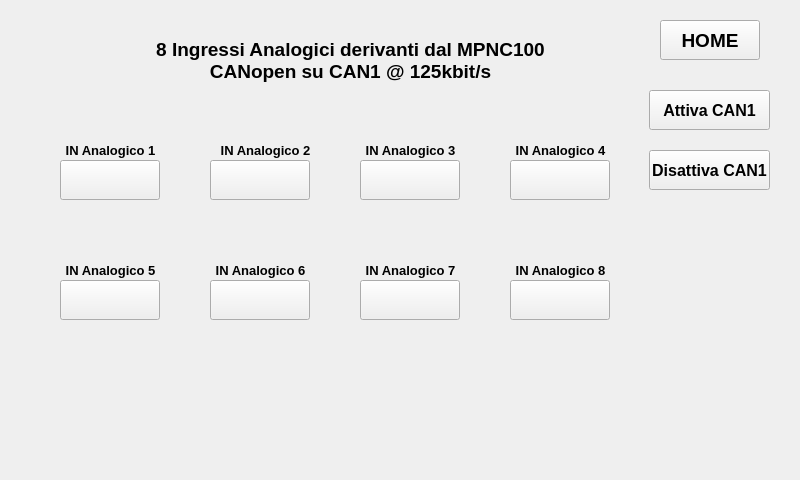
<?xml version="1.0" encoding="UTF-8"?>
<ui version="4.0">
 <class>page200</class>
 <widget class="QWidget" name="page200">
  <property name="geometry">
   <rect>
    <x>0</x>
    <y>0</y>
    <width>800</width>
    <height>480</height>
   </rect>
  </property>
  <property name="minimumSize">
   <size>
    <width>800</width>
    <height>480</height>
   </size>
  </property>
  <property name="maximumSize">
   <size>
    <width>800</width>
    <height>480</height>
   </size>
  </property>
  <property name="windowTitle">
   <string>page200</string>
  </property>
  <property name="styleSheet">
   <string notr="true">QWidget#page200
{
}</string>
  </property>
  <widget class="ATCMbutton" name="atcmButton">
   <property name="geometry">
    <rect>
     <x>660</x>
     <y>20</y>
     <width>100</width>
     <height>40</height>
    </rect>
   </property>
   <property name="font">
    <font>
     <family>Arial</family>
     <pointsize>14</pointsize>
     <weight>75</weight>
     <bold>true</bold>
    </font>
   </property>
   <property name="toolTip">
    <string/>
   </property>
   <property name="whatsThis">
    <string>ATCMbutton widget</string>
   </property>
   <property name="pageName">
    <string>page100</string>
   </property>
   <property name="statusvar">
    <string/>
   </property>
   <property name="viewStatus">
    <bool>false</bool>
   </property>
   <property name="visibilityVar">
    <string/>
   </property>
   <property name="bgColor">
    <color>
     <red>85</red>
     <green>170</green>
     <blue>255</blue>
    </color>
   </property>
   <property name="text">
    <string>HOME</string>
   </property>
   <property name="pressText">
    <string>HOME</string>
   </property>
   <property name="borderWidth">
    <number>0</number>
   </property>
   <property name="borderRadius">
    <number>0</number>
   </property>
   <property name="apparence">
    <enum>QFrame::Raised</enum>
   </property>
  </widget>
  <widget class="ATCMlabel" name="atcmLabel">
   <property name="geometry">
    <rect>
     <x>60</x>
     <y>280</y>
     <width>100</width>
     <height>40</height>
    </rect>
   </property>
   <property name="font">
    <font>
     <family>Arial</family>
     <pointsize>10</pointsize>
     <weight>75</weight>
     <bold>true</bold>
    </font>
   </property>
   <property name="toolTip">
    <string>CAN1_IN_AN_5</string>
   </property>
   <property name="whatsThis">
    <string>ATCMlabel widget</string>
   </property>
   <property name="variable">
    <string>CAN1_IN_AN_5</string>
   </property>
   <property name="refresh">
    <number>500</number>
   </property>
   <property name="max">
    <string>0</string>
   </property>
   <property name="min">
    <string>0</string>
   </property>
   <property name="viewStatus">
    <bool>false</bool>
   </property>
   <property name="visibilityVar">
    <string/>
   </property>
   <property name="bgColor">
    <color>
     <red>216</red>
     <green>254</green>
     <blue>201</blue>
    </color>
   </property>
   <property name="borderWidth">
    <number>1</number>
   </property>
   <property name="borderRadius">
    <number>0</number>
   </property>
  </widget>
  <widget class="ATCMlabel" name="atcmLabel_2">
   <property name="geometry">
    <rect>
     <x>210</x>
     <y>280</y>
     <width>100</width>
     <height>40</height>
    </rect>
   </property>
   <property name="font">
    <font>
     <family>Arial</family>
     <pointsize>10</pointsize>
     <weight>75</weight>
     <bold>true</bold>
    </font>
   </property>
   <property name="toolTip">
    <string>CAN1_IN_AN_6</string>
   </property>
   <property name="whatsThis">
    <string>ATCMlabel widget</string>
   </property>
   <property name="variable">
    <string>CAN1_IN_AN_6</string>
   </property>
   <property name="refresh">
    <number>500</number>
   </property>
   <property name="max">
    <string>0</string>
   </property>
   <property name="min">
    <string>0</string>
   </property>
   <property name="viewStatus">
    <bool>false</bool>
   </property>
   <property name="visibilityVar">
    <string/>
   </property>
   <property name="bgColor">
    <color>
     <red>216</red>
     <green>254</green>
     <blue>201</blue>
    </color>
   </property>
   <property name="borderWidth">
    <number>1</number>
   </property>
   <property name="borderRadius">
    <number>0</number>
   </property>
  </widget>
  <widget class="ATCMlabel" name="atcmLabel_3">
   <property name="geometry">
    <rect>
     <x>360</x>
     <y>280</y>
     <width>100</width>
     <height>40</height>
    </rect>
   </property>
   <property name="font">
    <font>
     <family>Arial</family>
     <pointsize>10</pointsize>
     <weight>75</weight>
     <bold>true</bold>
    </font>
   </property>
   <property name="toolTip">
    <string>CAN1_IN_AN_7</string>
   </property>
   <property name="whatsThis">
    <string>ATCMlabel widget</string>
   </property>
   <property name="variable">
    <string>CAN1_IN_AN_7</string>
   </property>
   <property name="refresh">
    <number>500</number>
   </property>
   <property name="max">
    <string>0</string>
   </property>
   <property name="min">
    <string>0</string>
   </property>
   <property name="viewStatus">
    <bool>false</bool>
   </property>
   <property name="visibilityVar">
    <string/>
   </property>
   <property name="bgColor">
    <color>
     <red>216</red>
     <green>254</green>
     <blue>201</blue>
    </color>
   </property>
   <property name="borderWidth">
    <number>1</number>
   </property>
   <property name="borderRadius">
    <number>0</number>
   </property>
  </widget>
  <widget class="ATCMlabel" name="atcmLabel_4">
   <property name="geometry">
    <rect>
     <x>510</x>
     <y>280</y>
     <width>100</width>
     <height>40</height>
    </rect>
   </property>
   <property name="font">
    <font>
     <family>Arial</family>
     <pointsize>10</pointsize>
     <weight>75</weight>
     <bold>true</bold>
    </font>
   </property>
   <property name="toolTip">
    <string>CAN1_IN_AN_8</string>
   </property>
   <property name="whatsThis">
    <string>ATCMlabel widget</string>
   </property>
   <property name="variable">
    <string>CAN1_IN_AN_8</string>
   </property>
   <property name="refresh">
    <number>500</number>
   </property>
   <property name="max">
    <string>0</string>
   </property>
   <property name="min">
    <string>0</string>
   </property>
   <property name="viewStatus">
    <bool>false</bool>
   </property>
   <property name="visibilityVar">
    <string/>
   </property>
   <property name="bgColor">
    <color>
     <red>216</red>
     <green>254</green>
     <blue>201</blue>
    </color>
   </property>
   <property name="borderWidth">
    <number>1</number>
   </property>
   <property name="borderRadius">
    <number>0</number>
   </property>
  </widget>
  <widget class="ATCMlabel" name="atcmLabel_13">
   <property name="geometry">
    <rect>
     <x>60</x>
     <y>160</y>
     <width>100</width>
     <height>40</height>
    </rect>
   </property>
   <property name="font">
    <font>
     <family>Arial</family>
     <pointsize>10</pointsize>
     <weight>75</weight>
     <bold>true</bold>
    </font>
   </property>
   <property name="toolTip">
    <string>CAN1_IN_AN_1</string>
   </property>
   <property name="whatsThis">
    <string>ATCMlabel widget</string>
   </property>
   <property name="variable">
    <string>CAN1_IN_AN_1</string>
   </property>
   <property name="refresh">
    <number>500</number>
   </property>
   <property name="max">
    <string>0</string>
   </property>
   <property name="min">
    <string>0</string>
   </property>
   <property name="viewStatus">
    <bool>false</bool>
   </property>
   <property name="visibilityVar">
    <string/>
   </property>
   <property name="bgColor">
    <color>
     <red>216</red>
     <green>254</green>
     <blue>201</blue>
    </color>
   </property>
   <property name="borderWidth">
    <number>1</number>
   </property>
   <property name="borderRadius">
    <number>0</number>
   </property>
  </widget>
  <widget class="ATCMlabel" name="atcmLabel_14">
   <property name="geometry">
    <rect>
     <x>210</x>
     <y>160</y>
     <width>100</width>
     <height>40</height>
    </rect>
   </property>
   <property name="font">
    <font>
     <family>Arial</family>
     <pointsize>10</pointsize>
     <weight>75</weight>
     <bold>true</bold>
    </font>
   </property>
   <property name="toolTip">
    <string>CAN1_IN_AN_2</string>
   </property>
   <property name="whatsThis">
    <string>ATCMlabel widget</string>
   </property>
   <property name="variable">
    <string>CAN1_IN_AN_2</string>
   </property>
   <property name="refresh">
    <number>500</number>
   </property>
   <property name="max">
    <string>0</string>
   </property>
   <property name="min">
    <string>0</string>
   </property>
   <property name="viewStatus">
    <bool>false</bool>
   </property>
   <property name="visibilityVar">
    <string/>
   </property>
   <property name="bgColor">
    <color>
     <red>216</red>
     <green>254</green>
     <blue>201</blue>
    </color>
   </property>
   <property name="borderWidth">
    <number>1</number>
   </property>
   <property name="borderRadius">
    <number>0</number>
   </property>
  </widget>
  <widget class="ATCMlabel" name="atcmLabel_15">
   <property name="geometry">
    <rect>
     <x>360</x>
     <y>160</y>
     <width>100</width>
     <height>40</height>
    </rect>
   </property>
   <property name="font">
    <font>
     <family>Arial</family>
     <pointsize>10</pointsize>
     <weight>75</weight>
     <bold>true</bold>
    </font>
   </property>
   <property name="toolTip">
    <string>CAN1_IN_AN_3</string>
   </property>
   <property name="whatsThis">
    <string>ATCMlabel widget</string>
   </property>
   <property name="variable">
    <string>CAN1_IN_AN_3</string>
   </property>
   <property name="refresh">
    <number>500</number>
   </property>
   <property name="max">
    <string>0</string>
   </property>
   <property name="min">
    <string>0</string>
   </property>
   <property name="viewStatus">
    <bool>false</bool>
   </property>
   <property name="visibilityVar">
    <string/>
   </property>
   <property name="bgColor">
    <color>
     <red>216</red>
     <green>254</green>
     <blue>201</blue>
    </color>
   </property>
   <property name="borderWidth">
    <number>1</number>
   </property>
   <property name="borderRadius">
    <number>0</number>
   </property>
  </widget>
  <widget class="ATCMlabel" name="atcmLabel_16">
   <property name="geometry">
    <rect>
     <x>510</x>
     <y>160</y>
     <width>100</width>
     <height>40</height>
    </rect>
   </property>
   <property name="font">
    <font>
     <family>Arial</family>
     <pointsize>10</pointsize>
     <weight>75</weight>
     <bold>true</bold>
    </font>
   </property>
   <property name="toolTip">
    <string>CAN1_IN_AN_4</string>
   </property>
   <property name="whatsThis">
    <string>ATCMlabel widget</string>
   </property>
   <property name="variable">
    <string>CAN1_IN_AN_4</string>
   </property>
   <property name="refresh">
    <number>500</number>
   </property>
   <property name="max">
    <string>0</string>
   </property>
   <property name="min">
    <string>0</string>
   </property>
   <property name="viewStatus">
    <bool>false</bool>
   </property>
   <property name="visibilityVar">
    <string/>
   </property>
   <property name="bgColor">
    <color>
     <red>216</red>
     <green>254</green>
     <blue>201</blue>
    </color>
   </property>
   <property name="borderWidth">
    <number>1</number>
   </property>
   <property name="borderRadius">
    <number>0</number>
   </property>
  </widget>
  <widget class="QLabel" name="label">
   <property name="geometry">
    <rect>
     <x>60</x>
     <y>140</y>
     <width>101</width>
     <height>20</height>
    </rect>
   </property>
   <property name="font">
    <font>
     <family>Arial</family>
     <pointsize>10</pointsize>
     <weight>75</weight>
     <bold>true</bold>
    </font>
   </property>
   <property name="text">
    <string>IN Analogico 1</string>
   </property>
   <property name="alignment">
    <set>Qt::AlignCenter</set>
   </property>
  </widget>
  <widget class="QLabel" name="label_2">
   <property name="geometry">
    <rect>
     <x>220</x>
     <y>140</y>
     <width>91</width>
     <height>20</height>
    </rect>
   </property>
   <property name="font">
    <font>
     <family>Arial</family>
     <pointsize>10</pointsize>
     <weight>75</weight>
     <bold>true</bold>
    </font>
   </property>
   <property name="text">
    <string>IN Analogico 2</string>
   </property>
   <property name="alignment">
    <set>Qt::AlignCenter</set>
   </property>
  </widget>
  <widget class="QLabel" name="label_3">
   <property name="geometry">
    <rect>
     <x>360</x>
     <y>140</y>
     <width>101</width>
     <height>20</height>
    </rect>
   </property>
   <property name="font">
    <font>
     <family>Arial</family>
     <pointsize>10</pointsize>
     <weight>75</weight>
     <bold>true</bold>
    </font>
   </property>
   <property name="text">
    <string>IN Analogico 3</string>
   </property>
   <property name="alignment">
    <set>Qt::AlignCenter</set>
   </property>
  </widget>
  <widget class="QLabel" name="label_4">
   <property name="geometry">
    <rect>
     <x>510</x>
     <y>140</y>
     <width>101</width>
     <height>20</height>
    </rect>
   </property>
   <property name="font">
    <font>
     <family>Arial</family>
     <pointsize>10</pointsize>
     <weight>75</weight>
     <bold>true</bold>
    </font>
   </property>
   <property name="text">
    <string>IN Analogico 4</string>
   </property>
   <property name="alignment">
    <set>Qt::AlignCenter</set>
   </property>
  </widget>
  <widget class="QLabel" name="label_5">
   <property name="geometry">
    <rect>
     <x>60</x>
     <y>260</y>
     <width>101</width>
     <height>20</height>
    </rect>
   </property>
   <property name="font">
    <font>
     <family>Arial</family>
     <pointsize>10</pointsize>
     <weight>75</weight>
     <bold>true</bold>
    </font>
   </property>
   <property name="text">
    <string>IN Analogico 5</string>
   </property>
   <property name="alignment">
    <set>Qt::AlignCenter</set>
   </property>
  </widget>
  <widget class="QLabel" name="label_6">
   <property name="geometry">
    <rect>
     <x>210</x>
     <y>260</y>
     <width>101</width>
     <height>20</height>
    </rect>
   </property>
   <property name="font">
    <font>
     <family>Arial</family>
     <pointsize>10</pointsize>
     <weight>75</weight>
     <bold>true</bold>
    </font>
   </property>
   <property name="text">
    <string>IN Analogico 6</string>
   </property>
   <property name="alignment">
    <set>Qt::AlignCenter</set>
   </property>
  </widget>
  <widget class="QLabel" name="label_11">
   <property name="geometry">
    <rect>
     <x>510</x>
     <y>260</y>
     <width>101</width>
     <height>20</height>
    </rect>
   </property>
   <property name="font">
    <font>
     <family>Arial</family>
     <pointsize>10</pointsize>
     <weight>75</weight>
     <bold>true</bold>
    </font>
   </property>
   <property name="text">
    <string>IN Analogico 8</string>
   </property>
   <property name="alignment">
    <set>Qt::AlignCenter</set>
   </property>
  </widget>
  <widget class="QLabel" name="label_12">
   <property name="geometry">
    <rect>
     <x>360</x>
     <y>260</y>
     <width>101</width>
     <height>20</height>
    </rect>
   </property>
   <property name="font">
    <font>
     <family>Arial</family>
     <pointsize>10</pointsize>
     <weight>75</weight>
     <bold>true</bold>
    </font>
   </property>
   <property name="text">
    <string>IN Analogico 7</string>
   </property>
   <property name="alignment">
    <set>Qt::AlignCenter</set>
   </property>
  </widget>
  <widget class="QLabel" name="label_7">
   <property name="geometry">
    <rect>
     <x>140</x>
     <y>30</y>
     <width>421</width>
     <height>61</height>
    </rect>
   </property>
   <property name="font">
    <font>
     <family>Arial</family>
     <pointsize>14</pointsize>
     <weight>75</weight>
     <bold>true</bold>
    </font>
   </property>
   <property name="text">
    <string>8 Ingressi Analogici derivanti dal MPNC100
CANopen su CAN1 @ 125kbit/s</string>
   </property>
   <property name="alignment">
    <set>Qt::AlignCenter</set>
   </property>
  </widget>
  <widget class="ATCMbutton" name="atcmButton_2">
   <property name="geometry">
    <rect>
     <x>649</x>
     <y>90</y>
     <width>121</width>
     <height>40</height>
    </rect>
   </property>
   <property name="font">
    <font>
     <family>Arial</family>
     <pointsize>12</pointsize>
     <weight>75</weight>
     <bold>true</bold>
    </font>
   </property>
   <property name="toolTip">
    <string/>
   </property>
   <property name="whatsThis">
    <string>ATCMbutton widget</string>
   </property>
   <property name="pageName">
    <string/>
   </property>
   <property name="statusvar">
    <string/>
   </property>
   <property name="viewStatus">
    <bool>false</bool>
   </property>
   <property name="visibilityVar">
    <string/>
   </property>
   <property name="bgColor">
    <color>
     <red>0</red>
     <green>255</green>
     <blue>127</blue>
    </color>
   </property>
   <property name="text">
    <string>Attiva CAN1</string>
   </property>
   <property name="pressText">
    <string>Attiva CAN1</string>
   </property>
   <property name="borderWidth">
    <number>0</number>
   </property>
   <property name="borderRadius">
    <number>0</number>
   </property>
  </widget>
  <widget class="ATCMbutton" name="atcmButton_3">
   <property name="geometry">
    <rect>
     <x>649</x>
     <y>150</y>
     <width>121</width>
     <height>40</height>
    </rect>
   </property>
   <property name="font">
    <font>
     <family>Arial</family>
     <pointsize>12</pointsize>
     <weight>75</weight>
     <bold>true</bold>
    </font>
   </property>
   <property name="toolTip">
    <string/>
   </property>
   <property name="whatsThis">
    <string>ATCMbutton widget</string>
   </property>
   <property name="pageName">
    <string/>
   </property>
   <property name="statusvar">
    <string/>
   </property>
   <property name="viewStatus">
    <bool>false</bool>
   </property>
   <property name="visibilityVar">
    <string/>
   </property>
   <property name="bgColor">
    <color>
     <red>255</red>
     <green>0</green>
     <blue>0</blue>
    </color>
   </property>
   <property name="text">
    <string>Disattiva CAN1</string>
   </property>
   <property name="pressText">
    <string>Disattiva CAN1</string>
   </property>
   <property name="borderWidth">
    <number>0</number>
   </property>
   <property name="borderRadius">
    <number>0</number>
   </property>
  </widget>
 </widget>
 <customwidgets>
  <customwidget>
   <class>ATCMbutton</class>
   <extends>QPushButton</extends>
   <header>atcmplugin.h</header>
  </customwidget>
  <customwidget>
   <class>ATCMlabel</class>
   <extends>QPushButton</extends>
   <header>atcmplugin.h</header>
  </customwidget>
 </customwidgets>
 <resources/>
 <connections>
  <connection>
   <sender>atcmButton</sender>
   <signal>newPage(const char*,bool)</signal>
   <receiver>page200</receiver>
   <slot>goto_page(const char*,bool)</slot>
   <hints>
    <hint type="sourcelabel">
     <x>696</x>
     <y>32</y>
    </hint>
    <hint type="destinationlabel">
     <x>697</x>
     <y>87</y>
    </hint>
   </hints>
  </connection>
 </connections>
 <slots>
  <slot>goto_page(const char*,bool)</slot>
 </slots>
</ui>
